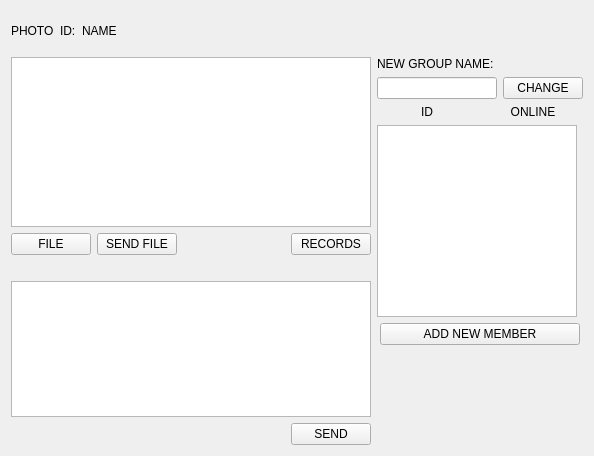
<?xml version="1.0" encoding="UTF-8"?>
<ui version="4.0">
 <class>group_chat</class>
 <widget class="QWidget" name="group_chat">
  <property name="geometry">
   <rect>
    <x>0</x>
    <y>0</y>
    <width>594</width>
    <height>456</height>
   </rect>
  </property>
  <property name="windowTitle">
   <string>group_chat</string>
  </property>
  <layout class="QHBoxLayout" name="horizontalLayout_13">
   <item>
    <layout class="QVBoxLayout" name="verticalLayout_3">
     <property name="sizeConstraint">
      <enum>QLayout::SetFixedSize</enum>
     </property>
     <item>
      <layout class="QHBoxLayout" name="horizontalLayout_10">
       <item>
        <layout class="QHBoxLayout" name="horizontalLayout_5">
         <item>
          <widget class="QLabel" name="photo">
           <property name="minimumSize">
            <size>
             <width>40</width>
             <height>40</height>
            </size>
           </property>
           <property name="text">
            <string>PHOTO</string>
           </property>
          </widget>
         </item>
         <item>
          <widget class="QLabel" name="id">
           <property name="text">
            <string>ID:</string>
           </property>
          </widget>
         </item>
         <item>
          <widget class="QLabel" name="name">
           <property name="text">
            <string>NAME</string>
           </property>
          </widget>
         </item>
         <item>
          <spacer name="horizontalSpacer_4">
           <property name="orientation">
            <enum>Qt::Horizontal</enum>
           </property>
           <property name="sizeHint" stdset="0">
            <size>
             <width>40</width>
             <height>20</height>
            </size>
           </property>
          </spacer>
         </item>
         <item>
          <spacer name="verticalSpacer_3">
           <property name="orientation">
            <enum>Qt::Vertical</enum>
           </property>
           <property name="sizeHint" stdset="0">
            <size>
             <width>20</width>
             <height>30</height>
            </size>
           </property>
          </spacer>
         </item>
        </layout>
       </item>
      </layout>
     </item>
     <item>
      <layout class="QHBoxLayout" name="hLayout">
       <item>
        <layout class="QVBoxLayout" name="vLayout1">
         <property name="leftMargin">
          <number>0</number>
         </property>
         <item>
          <layout class="QHBoxLayout" name="horizontalLayout_6">
           <item>
            <widget class="QTextBrowser" name="chat_browser">
             <property name="minimumSize">
              <size>
               <width>350</width>
               <height>170</height>
              </size>
             </property>
            </widget>
           </item>
          </layout>
         </item>
         <item>
          <layout class="QHBoxLayout" name="horizontalLayout_7">
           <item>
            <widget class="QPushButton" name="file">
             <property name="text">
              <string>FILE</string>
             </property>
            </widget>
           </item>
           <item>
            <widget class="QPushButton" name="sendfile">
             <property name="text">
              <string>SEND FILE</string>
             </property>
            </widget>
           </item>
           <item>
            <spacer name="horizontalSpacer_2">
             <property name="orientation">
              <enum>Qt::Horizontal</enum>
             </property>
             <property name="sizeHint" stdset="0">
              <size>
               <width>40</width>
               <height>20</height>
              </size>
             </property>
            </spacer>
           </item>
           <item>
            <widget class="QPushButton" name="records">
             <property name="text">
              <string>RECORDS</string>
             </property>
            </widget>
           </item>
          </layout>
         </item>
         <item>
          <widget class="QLabel" name="filename">
           <property name="text">
            <string/>
           </property>
          </widget>
         </item>
         <item>
          <layout class="QHBoxLayout" name="horizontalLayout_8">
           <item>
            <widget class="QTextEdit" name="textedit">
             <property name="minimumSize">
              <size>
               <width>0</width>
               <height>80</height>
              </size>
             </property>
            </widget>
           </item>
          </layout>
         </item>
         <item>
          <layout class="QHBoxLayout" name="horizontalLayout_9">
           <item>
            <spacer name="horizontalSpacer_3">
             <property name="orientation">
              <enum>Qt::Horizontal</enum>
             </property>
             <property name="sizeHint" stdset="0">
              <size>
               <width>40</width>
               <height>20</height>
              </size>
             </property>
            </spacer>
           </item>
           <item>
            <widget class="QPushButton" name="send">
             <property name="text">
              <string>SEND</string>
             </property>
            </widget>
           </item>
          </layout>
         </item>
        </layout>
       </item>
       <item>
        <layout class="QVBoxLayout" name="vLayout2" stretch="0,0,0,0,0,0">
         <property name="sizeConstraint">
          <enum>QLayout::SetFixedSize</enum>
         </property>
         <item>
          <layout class="QHBoxLayout" name="horizontalLayout_11">
           <item>
            <layout class="QVBoxLayout" name="verticalLayout_6">
             <item>
              <widget class="QLabel" name="label_4">
               <property name="maximumSize">
                <size>
                 <width>200</width>
                 <height>16777215</height>
                </size>
               </property>
               <property name="text">
                <string>NEW GROUP NAME:</string>
               </property>
              </widget>
             </item>
             <item>
              <layout class="QHBoxLayout" name="horizontalLayout">
               <item>
                <widget class="QLineEdit" name="lineedit">
                 <property name="minimumSize">
                  <size>
                   <width>120</width>
                   <height>0</height>
                  </size>
                 </property>
                 <property name="maximumSize">
                  <size>
                   <width>120</width>
                   <height>16777215</height>
                  </size>
                 </property>
                </widget>
               </item>
               <item>
                <widget class="QPushButton" name="change">
                 <property name="minimumSize">
                  <size>
                   <width>80</width>
                   <height>0</height>
                  </size>
                 </property>
                 <property name="maximumSize">
                  <size>
                   <width>65</width>
                   <height>16777215</height>
                  </size>
                 </property>
                 <property name="text">
                  <string>CHANGE</string>
                 </property>
                </widget>
               </item>
              </layout>
             </item>
            </layout>
           </item>
          </layout>
         </item>
         <item>
          <layout class="QHBoxLayout" name="horizontalLayout_2">
           <item>
            <widget class="QLabel" name="label">
             <property name="text">
              <string>ID</string>
             </property>
             <property name="alignment">
              <set>Qt::AlignCenter</set>
             </property>
            </widget>
           </item>
           <item>
            <widget class="QLabel" name="label_2">
             <property name="text">
              <string>ONLINE</string>
             </property>
             <property name="alignment">
              <set>Qt::AlignCenter</set>
             </property>
            </widget>
           </item>
          </layout>
         </item>
         <item>
          <widget class="QTextBrowser" name="member_browser">
           <property name="minimumSize">
            <size>
             <width>200</width>
             <height>180</height>
            </size>
           </property>
           <property name="maximumSize">
            <size>
             <width>200</width>
             <height>16666</height>
            </size>
           </property>
          </widget>
         </item>
         <item>
          <layout class="QHBoxLayout" name="horizontalLayout_3"/>
         </item>
         <item>
          <layout class="QHBoxLayout" name="horizontalLayout_4">
           <item>
            <widget class="QPushButton" name="addnew">
             <property name="maximumSize">
              <size>
               <width>200</width>
               <height>16777215</height>
              </size>
             </property>
             <property name="text">
              <string>ADD NEW MEMBER</string>
             </property>
            </widget>
           </item>
          </layout>
         </item>
         <item>
          <spacer name="verticalSpacer_2">
           <property name="orientation">
            <enum>Qt::Vertical</enum>
           </property>
           <property name="sizeHint" stdset="0">
            <size>
             <width>20</width>
             <height>40</height>
            </size>
           </property>
          </spacer>
         </item>
        </layout>
       </item>
      </layout>
     </item>
    </layout>
   </item>
  </layout>
 </widget>
 <resources/>
 <connections/>
</ui>
